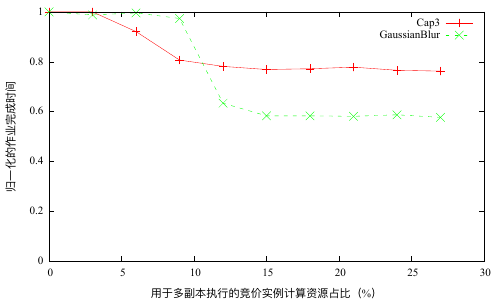

The script that saved this image:
set term pdfcairo font "Times New Roman,12" dashed
set output 'replica_cap.pdf'
#unset xtics
set xlabel "用于多副本执行的竞价实例计算资源占比（%）"
set ylabel "归一化的作业完成时间"
#set xtics rotate by -15
set yrange [0:1]
#set logscale y
#set key inside left top noreverse noenhanced autotitles
plot 'replica_cap.dat' u 1:($2/316) t "Cap3" w linespoint, "" u 1:($3/492) t "GaussianBlur" w linespoint lt 2
quit
